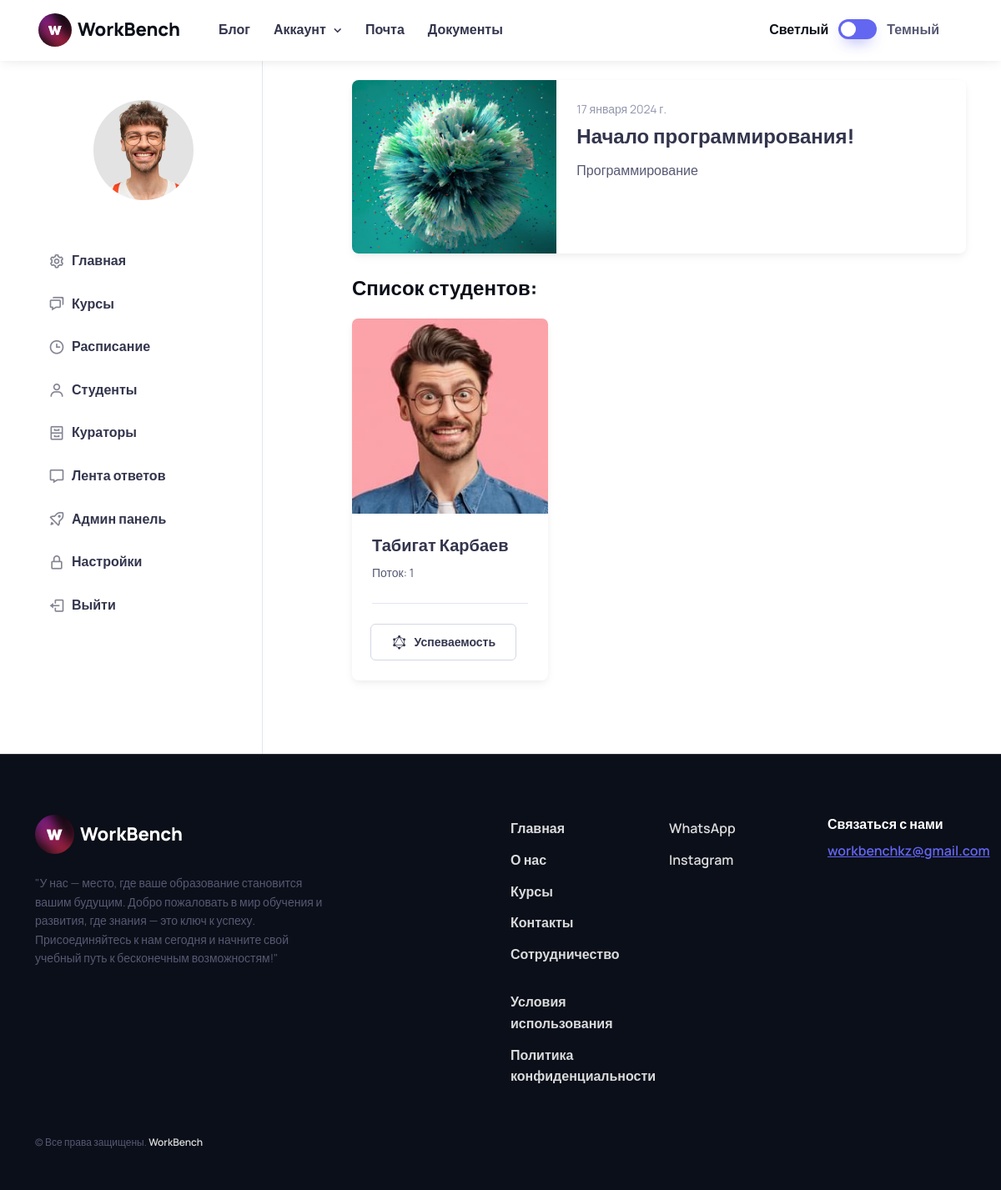
The page /users/administrator/courses/course_students/12/ on the database as committed earlier.
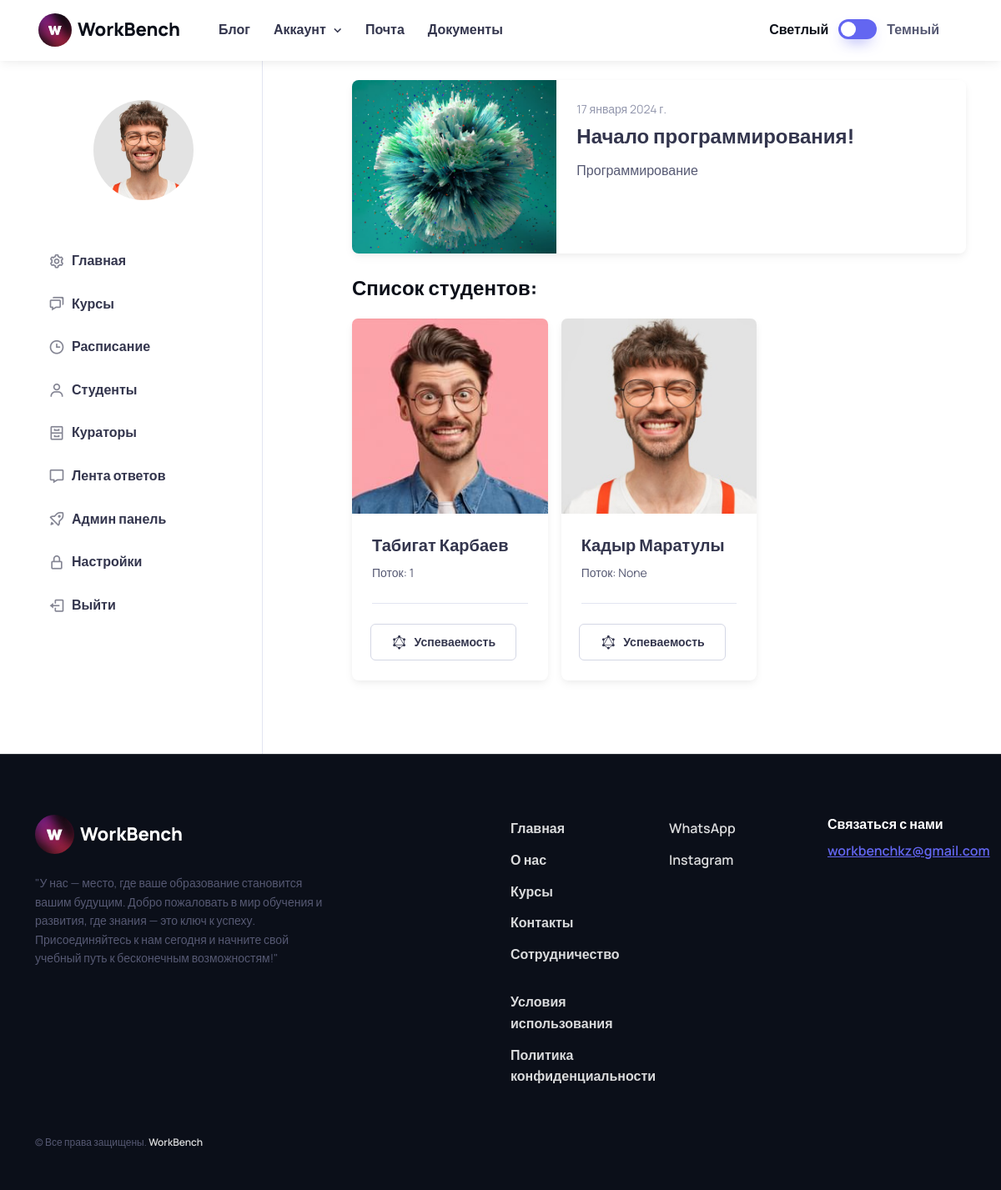
The same page on the database as committed later.
### users/models.py (models this page shows, shortened)
class User(AbstractUser):
    ROLE_CHOICES = (
        ('student', 'Студент'),
        ('curator', 'Куратор'),
        ('admin', 'Администратор'),
    )
    COUNTRY_CHOICES = (
        ('kz', 'Казахстан'),
        ('ru', 'Россия'),
        ('ukr', 'Украина'),
        ('kg', 'Кыргызстан'),
        ('uz', 'Узбекистан'),
    )
    CITY_CHOICES = (
        ('tse', 'Астана'),
        ('ala', 'Алматы'),
        ('msq', 'Москва'),
        ('kiev', 'Киев'),
        ('bishkek', 'Бишкек'),
        ('tashkent', 'Ташкент'),
    )
    image = models.ImageField(upload_to='users_images', null=True, blank=True)
    role = models.CharField(max_length=10, choices=ROLE_CHOICES, default='student')
    phone = models.CharField(max_length=25, blank=True)
    bio = models.TextField(blank=True, null=True, default='Всем привет! Я ученик компании WorkBench!')
    country = models.CharField(choices=COUNTRY_CHOICES, max_length=15, default='kz')
    city = models.CharField(choices=CITY_CHOICES, max_length=20, default='tse')
    address = models.CharField(blank=True, null=True, default='', max_length=255)
    stream = models.ForeignKey('Stream', on_delete=models.SET_NULL, null=True, blank=True)

class Stream(models.Model):
    number = models.PositiveIntegerField()
    def __str__(self):
        return str(self.number)
    class Meta:
        verbose_name = 'Поток'
        verbose_name_plural = 'Потоки'

### courses/views.py (the view)
# urls.py: path('course_students/<int:course_id>/', CourseStudentsView.as_view(), name='course_students'),
class CourseStudentsView(View):
    template_name = 'admin/starter-kit/course_students.html'
    def get(self, request, course_id):
        course = get_object_or_404(Course, id=course_id)
        students = course.students.all()
        return render(request, self.template_name, {'course': course, 'students': students})

### courses/models.py (called while the page is built)
    def __str__(self):
        return self.title

### templates/admin/starter-kit/course_students.html (shortened to what this page needs)
{% extends 'admin/starter-kit/base.html' %}
{% load static %}
    {% block content %}
        <div class="col-md-8 offset-lg-1 pb-5 mb-lg-2 pt-md-5 mt-n3 mt-md-0">
            <div class="card border-0 shadow-sm overflow-hidden mb-4">
                <div class="row g-0">
                    <a href="#" class="col-sm-4 bg-repeat-0 bg-position-center bg-size-cover" style="background-image: url(/media/course_images/collection01.jpg); min-height: 13rem;" aria-label="Cover image"></a>
                    <div class="col-sm-8">
                        <div class="card-body">
                          <div class="fs-sm text-muted mb-1">{{ course.start_date }}</div>
                          <h2 class="h4 pb-1 mb-2">
                            <a href="/users/administrator/courses/course_num12/">{{ course.title }}</a>
                          </h2>
                          <p class="mb-4 mb-lg-5">{{ course.course_type }}</p>
                        </div>
                      </div>
                    </div>
            </div>
            <h3 class="h4 pb-1 mb-3">Список студентов:</h3>
            <div class="row row-cols-1 row-cols-md-3 row-cols-lg-3 gx-3 gx-lg-3">
                {% for student in students %}
                    <div class="col pb-2 mb-4">
                        <article class="card h-100 border-0 shadow-sm">
                            <div class="position-relative">
                                <a href="{% url 'users:admin:student-profile' pk=student.pk %}" class="d-block position-absolute w-100 h-100 top-0 start-0" aria-label="Cover image"></a>
                                <img src="{% if student.image and student.image.url %}{{ student.image.url }}{% else %}{% static 'student/images/18.jpg' %}{% endif %}" class="card-img-top" alt="Image">
                            </div>
                            <div class="card-body pb-3">
                                <h3 class="h5 mb-2">
                                    <a href="{% url 'users:admin:student-profile' pk=student.pk %}">{{ student.first_name }} {{ student.last_name }}</a>
                                </h3>
                                <p class="fs-sm mb-2">Поток: {{ student.stream }}</p>
                            </div>
                            <div class="card-footer d-flex align-items-center justify-content-center fs-sm text-muted py-4">
                                <a href="{% url 'users:admin:courses:student_progress' student_id=student.id %}" class="btn btn-outline-secondary px-3 px-lg-4 me-3">
                                    <i class="bx bxl-graphql fs-xl me-xl-2"></i>
                                    <span class="d-none d-xl-inline">Успеваемость</span>
                                </a>
                            </div>
                        </article>
                    </div>
                {% endfor %}
              </div>
        </div>
    {% endblock %}

Rows that differ between the two databases and show on the page:
added User: first_name "Кадыр", last_name "Маратулы", stream "None"
